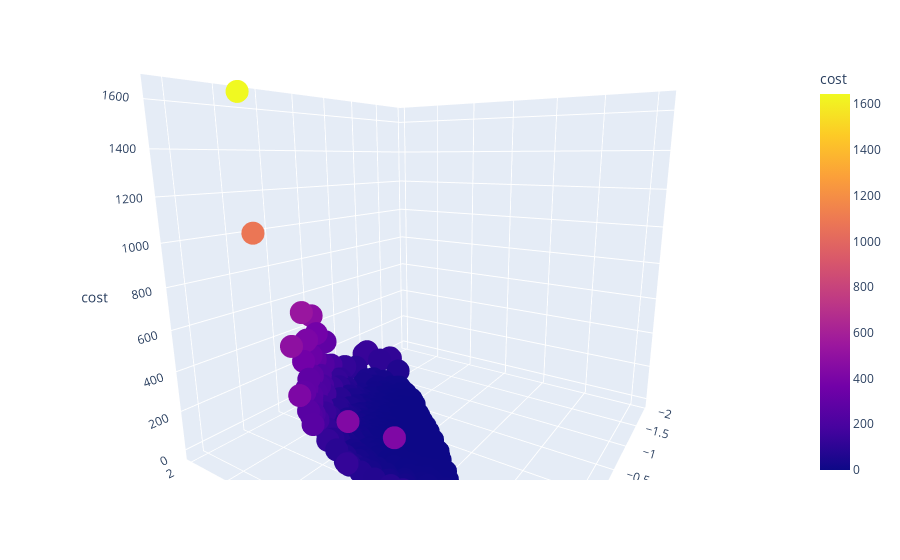

Here is the notebook cell this chart was saved with:
### Code cell
df3 = pd.DataFrame(np.hstack((v,b.reshape(-1,1))),columns=['a','b','cost'])
fig = px.scatter_3d(df3, x="a", y="b", z='cost',color='cost')
fig.show()

### Figure 1 — Plotly figure (JSON) as saved in the notebook; plotly's stock layout.template omitted (floating-point values rounded to 4 significant figures; data arrays with more than 128 entries replaced by an {"elided": "..."} marker saying what was removed)
{"data": [{"hovertemplate": "a=%{x}<br>b=%{y}<br>cost=%{marker.color}<extra></extra>", "legendgroup": "", "marker": {"color": {"elided": "1200 float values"}, "coloraxis": "coloraxis", "symbol": "circle"}, "mode": "markers", "name": "", "scene": "scene", "showlegend": false, "type": "scatter3d", "x": {"elided": "1200 float values"}, "y": {"elided": "1200 float values"}, "z": {"elided": "1200 float values"}}], "layout": {"autosize": true, "coloraxis": {"colorbar": {"title": {"text": "cost"}}, "colorscale": [[0, "#0d0887"], [0.1111, "#46039f"], [0.2222, "#7201a8"], [0.3333, "#9c179e"], [0.4444, "#bd3786"], [0.5556, "#d8576b"], [0.6667, "#ed7953"], [0.7778, "#fb9f3a"], [0.8889, "#fdca26"], [1, "#f0f921"]]}, "legend": {"tracegroupgap": 0}, "margin": {"t": 60}, "scene": {"aspectmode": "auto", "aspectratio": {"x": 1, "y": 1, "z": 1}, "camera": {"center": {"x": 0, "y": 0, "z": 0}, "eye": {"x": -0.7559, "y": 1.176, "z": 0.312}, "projection": {"type": "perspective"}, "up": {"x": 0.0004273, "y": -0.0004301, "z": 1.0}}, "domain": {"x": [0, 1], "y": [0, 1]}, "xaxis": {"title": {"text": "a"}, "type": "linear"}, "yaxis": {"title": {"text": "b"}, "type": "linear"}, "zaxis": {"title": {"text": "cost"}, "type": "linear"}}}}
